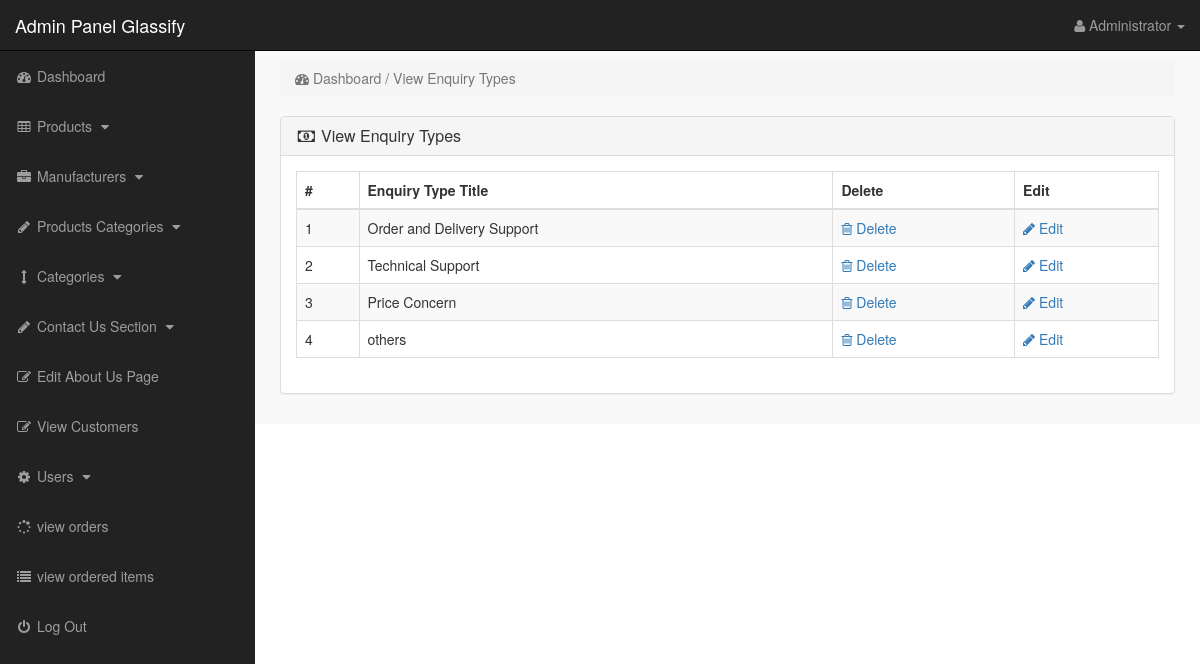
The app's page /admin_area/index.php?view_enquiry (signed in) with its own data.
### tables this page shows
CREATE TABLE `enquiry_types` (
  `enquiry_id` int(10) NOT NULL,
  `enquiry_title` varchar(255) NOT NULL
);

### admin_area/view_enquiry.php (the view)
<?php
if(!isset($_SESSION['admin_email'])){
echo "<script>window.open('login.php','_self')</script>";
}
else {
?>
<div class="row" >
<div class="col-lg-12" >
<ol class="breadcrumb">
<li class="active">
<i class="fa fa-dashboard" ></i> Dashboard / View Enquiry Types
</li>
</ol>
</div>
</div>
<div class="row">
<div class="col-lg-12">
<div class="panel panel-default">
<div class="panel-heading">
<h3 class="panel-title">
<i class="fa fa-money fa-fw"></i> View Enquiry Types
</h3>
</div>
<div class="panel-body">
<div class="table-responsive">
<table class="table table-bordered table-hover table-striped">
<thead>
<tr>
<th>#</th>
<th>Enquiry Type Title</th>
<th>Delete</th>
<th>Edit</th>
</tr>
</thead>
<tbody>
<?php
$i = 0;
$get_enquiry_types = "select * from enquiry_types";
$run_enquiry_types = mysqli_query($con,$get_enquiry_types);
while($row_enquiry_types = mysqli_fetch_array($run_enquiry_types)){
$enquiry_id = $row_enquiry_types['enquiry_id'];
$enquiry_title = $row_enquiry_types['enquiry_title'];
$i++;
?>
<tr>
<td> <?php echo $i; ?> </td>
<td> <?php echo $enquiry_title; ?> </td>
<td>
<a href="index.php?delete_enquiry=<?php echo $enquiry_id; ?>">
<i class="fa fa-trash-o"> </i> Delete
</a>
</td>
<td>
<a href="index.php?edit_enquiry=<?php echo $enquiry_id; ?>">
<i class="fa fa-pencil"> </i> Edit
</a>
</td>
</tr>
<?php } ?>
</tbody>
</table>
</div>
</div>
</div>
</div>
</div>
<?php } ?>

### admin_area/includes/sidebar.php (shortened to what this page needs)
<?php
if (!isset($_SESSION['admin_email'])) {
    echo "<script>window.open('login.php','_self')</script>";
} else {
    ?>
    <nav class="navbar navbar-inverse navbar-fixed-top">
        <div class="navbar-header">
            <a class="navbar-brand" href="index.php?dashboard">Admin Panel Glassify</a>
        </div>
        <ul class="nav navbar-right top-nav">
            <li class="dropdown">
                <a href="#" class="dropdown-toggle" data-toggle="dropdown">
                    <i class="fa fa-user"></i>
                    <?php echo $admin_name; ?> <b class="caret"></b>
                </a>
            </li>
        </ul>
        <div class="collapse navbar-collapse navbar-ex1-collapse">
            <ul class="nav navbar-nav side-nav">
                <li>
                    <a href="index.php?dashboard">
                        <i class="fa fa-fw fa-dashboard"></i> Dashboard
                    </a>
                </li>
                <li>
                    <a href="#" data-toggle="collapse" data-target="#products">
                        <i class="fa fa-fw fa-table"></i> Products
                        <i class="fa fa-fw fa-caret-down"></i>
                    </a>
                </li>
                <li>
                    <a href="#" data-toggle="collapse" data-target="#manufacturers">
                        <i class="fa fa-fw fa-briefcase"></i> Manufacturers
                        <i class="fa fa-fw fa-caret-down"></i>
                    </a>
                </li>
                <li>
                    <a href="#" data-toggle="collapse" data-target="#p_cat">
                        <i class="fa fa-fw fa-pencil"></i> Products Categories
                        <i class="fa fa-fw fa-caret-down"></i>
                    </a>
                </li>
                <li>
                    <a href="#" data-toggle="collapse" data-target="#cat">
                        <i class="fa fa-fw fa-arrows-v"></i> Categories
                        <i class="fa fa-fw fa-caret-down"></i>
                    </a>
                </li>
                <li>
                    <a href="#" data-toggle="collapse" data-target="#contact_us">
                        <i class="fa fa-fw fa-pencil"> </i> Contact Us Section
                        <i class="fa fa-fw fa-caret-down"></i>
                    </a>
                </li>
                <li>
                    <a href="index.php?edit_about_us">
                        <i class="fa fa-fw fa-edit"></i> Edit About Us Page
                    </a>
                </li>
                <li>
                    <a href="index.php?view_customers">
                        <i class="fa fa-fw fa-edit"></i> View Customers
                    </a>
                </li>
                <li>
                    <a href="#" data-toggle="collapse" data-target="#users">
                        <i class="fa fa-fw fa-gear"></i> Users
                        <i class="fa fa-fw fa-caret-down"></i>
                    </a>
                </li>
                <li>
                    <a href="index.php?test">
                        <i class="fa fa-fw fa-spinner"></i> view orders
                    </a>
                </li>
                <li>
                    <a href="index.php?order_items">
                        <i class="fa fa-fw fa-list"></i> view ordered items
                    </a>
                </li>
                <li>
                    <a href="logout.php">
                        <i class="fa fa-fw fa-power-off"></i> Log Out
                    </a>
                </li>
            </ul>
        </div>
    </nav>
<?php } ?>

### admin_area/css/style.css (style rules this page uses)
body { margin-top:100px; }
@media (min-width: 768px) { body { margin-top:50px; } }
.top-nav { padding:0 15px; }
.top-nav>li { display:inline-block; float:left; }
.top-nav>li>a { padding-top:15px; padding-bottom:15px; line-height:20px; color:#999; }
@media (min-width: 768px) { .side-nav { position:fixed; top:51px; width:255px; border-radius:0; overflow-y:auto; background-color: #222; bottom:0; overflow-x:hidden; padding-bottom:40px; } }
@media (min-width: 768px) { .side-nav>li>a { width:255px; } }
.panel-body { border-radius:5px; }

### records on screen
enquiry_types: enquiry_title "Order and Delivery Support"
enquiry_types: enquiry_title "Technical Support"
enquiry_types: enquiry_title "Price Concern"
enquiry_types: enquiry_title "others"

### other values on screen
$admin_name "Administrator"
